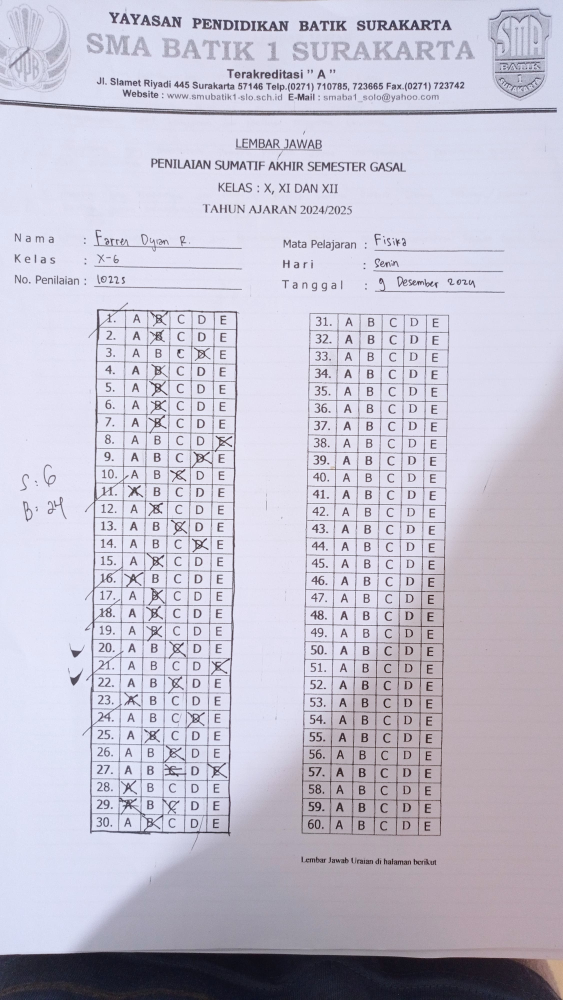
#> input picture OMR/Assets/s5.jpeg, 2250 x 4000 px, found by its file name (shown at 1/4 size)
$ python test.py
#> lines starting #> are read from the running program, lines starting #| are printed output that depends on the picture; after the words box and inside, x2 and y2 are one past the last pixel; in counts of white or black regions, pixels touching at a corner belong together; long printed decimals are rounded
### OMR/testutil.py
import cv2
import numpy as np

## TO STACK ALL THE IMAGES IN ONE WINDOW
# [35 lines left out: function stackImages, not called in this run]

def rectContour(contours):

    rectCon = []
    for i in contours:
        area = cv2.contourArea(i)
        #print("Area",area)
        if area>40000:
            peri = cv2.arcLength(i,True)
            approx = cv2.approxPolyDP(i,0.02*peri,True)
            #print("Corner Point",len(approx))
            if len(approx) == 4:
                rectCon.append(i)
    rectCon = sorted(rectCon,key=cv2.contourArea,reverse=True)

    return rectCon

def getCornerPoints(cont):
    peri = cv2.arcLength(cont, True)
    approx = cv2.approxPolyDP(cont, 0.02 * peri, True)
    return approx

def reorder(myPoints):
    myPoints = myPoints.reshape((4, 2))
    myPointsNew = np.zeros((4, 1, 2), dtype=np.int32)

    add = myPoints.sum(1)
    #print("add", add)
    #print("myPoints", myPoints)
    myPointsNew[0] = myPoints[np.argmin(add)] # [0, 0]
    myPointsNew[3] = myPoints[np.argmax(add)] # [w, h]
    diff = np.diff(myPoints, axis=1)
    myPointsNew[1] = myPoints[np.argmin(diff)] # [w, 0]
    myPointsNew[2] = myPoints[np.argmax(diff)] # [0, h]
    #print(diff)

    return myPointsNew

def splitBoxes(img_resized):
    height, width = img_resized.shape[:2]

    batas_pemotongan = int(width / 4.5)
    pilihan_jawaban = img_resized[:, batas_pemotongan:]

    pilihan_jawaban_width = pilihan_jawaban.shape[1]
    pilihan_jawaban_width = (pilihan_jawaban_width // 5) * 5
    pilihan_jawaban = cv2.resize(pilihan_jawaban, (pilihan_jawaban_width, height))

    rows = np.vsplit(pilihan_jawaban, 30)
    boxes = []
    for r in rows:
        # Bagi setiap baris menjadi 5 kolom (karena ada 5 pilihan: A, B, C, D, E)
        cols = np.hsplit(r, 5)
        for box in cols:
            boxes.append(box)

    cv2.imshow("Split Test", rows[0])
    cv2.waitKey(0)
    cv2.destroyAllWindows()

    return boxes

def showAnswer(img, myIndex, answer, grading):
    secW = int(img.shape[1] / 5)
    secH = int(img.shape[0] / 30)

    for x in range(0, 30):
        myAns = myIndex[x]
        correctAns = answer[x]
        cX = (myAns * secW) + secW // 2 + 32
        cY = (x * secH) + secH // 2 + 5

        if grading[x] == 1:
            color = (0, 255, 0)
        else:
            color = (0,0,255)
            correctAns = answer[x]

        cv2.circle(img, (cX, cY), 12, color, cv2.FILLED)

        if grading[x] == 0:
            correctCX = (correctAns * secW) + secW // 2 + 32
            cv2.circle(img, (correctCX, cY), 10, (0, 255, 0), cv2.FILLED)

    return img

### OMR/test.py
import cv2
import numpy as np
import testutil as utils

answer = [2, 1, 3, 1, 1, 1, 1, 4, 3, 2, 1, 1, 2, 3, 1, 1, 1, 2, 1, 2, 3, 2, 0, 2, 1, 2, 4, 0, 2, 1]

path = 'assets/s5.jpeg'
img = cv2.imread(path)
#> img is the input picture: shape (4000, 2250, 3); mean B, G, R 208.4, 193, 196.1
img = cv2.resize(img, (700, 700))
#> img: shape (700, 700, 3)

imgContour = img.copy()
imgBigContour = img.copy()
imgFinal = img.copy()

gray = cv2.cvtColor(img, cv2.COLOR_BGR2GRAY)
blur = cv2.GaussianBlur(gray, (5, 5), 1)
thresh = cv2.adaptiveThreshold(blur, 255, cv2.ADAPTIVE_THRESH_GAUSSIAN_C, cv2.THRESH_BINARY_INV, 11, 2)
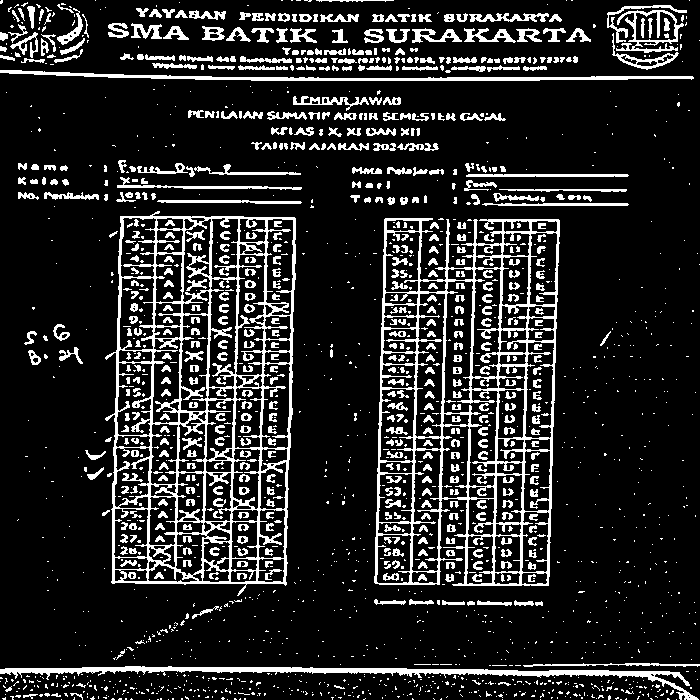
#> thresh: shape (700, 700); 15.3% white; 1830 white regions (1238 under 20 px)

contours, hierarchy = cv2.findContours(thresh, cv2.RETR_EXTERNAL, cv2.CHAIN_APPROX_NONE)
#> contours = 1262 contours, 1063 with area under 20; largest, box (x1, y1, x2, y2) and area: (105, 211, 296, 596) 64220, (374, 218, 560, 586) 58249, (0, 666, 699, 700) 3063, (0, 70, 694, 81) 1674, (616, 10, 684, 53) 1508
cv2.drawContours(img, contours, -1, (0, 255, 0), 2)
#> img: shape (700, 700, 3); mean B, G, R 183.8, 206.4, 173.2

cv2.imshow("Gray", gray)
cv2.imshow("tresh",thresh)
cv2.imshow("Hasil Deteksi Kontur", img)
cv2.waitKey(0)
cv2.destroyAllWindows()

#FIND Rectangle
rectCon = utils.rectContour(contours)
#> the loop in rectContour, `for i in contours:` made 1262 passes
#> (area, peri, approx) on pass 890: (64220.5, 1215.7, [[120, 216], [111, 582], [285, 585], [295, 218]])
#> after the loop in rectContour, `for i in contours:`: rectCon = 1 contour; box (x1, y1, x2, y2) and area: (105, 211, 296, 596) 64220
bigContour = utils.getCornerPoints(rectCon[0])
#> in getCornerPoints, `peri = cv2.arcLength(cont, True)`: peri = 1215.7
#> in getCornerPoints, `approx = cv2.approxPolyDP(cont, 0.02 * peri, True)`: approx = [[120, 216], [111, 582], [285, 585], [295, 218]]
#> bigContour = [[120, 216], [111, 582], [285, 585], [295, 218]]
#print(bigContour.shape)

if bigContour.size != 0:
    cv2.drawContours(imgBigContour, bigContour, -1, (255, 0, 0), 10)
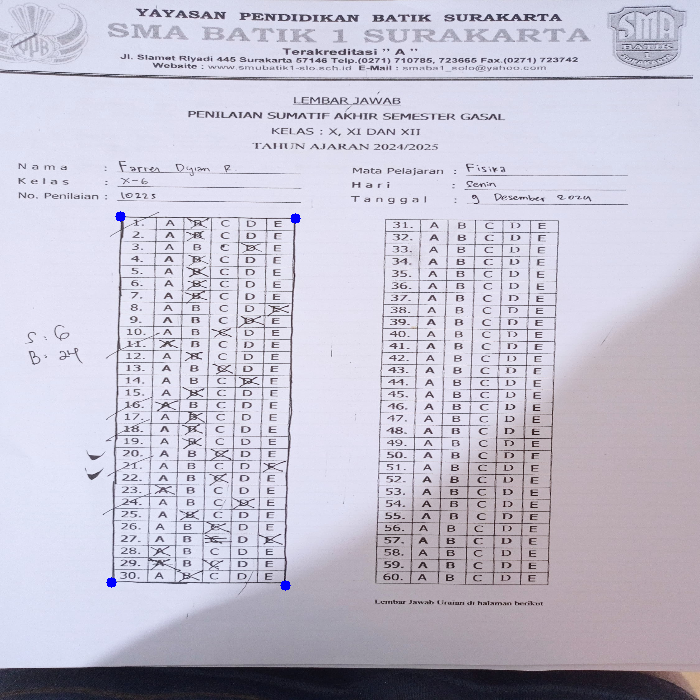
#> imgBigContour: shape (700, 700, 3); mean B, G, R 208.3, 192.8, 195.8
    bigContour = utils.reorder(bigContour)
#> in reorder, `add = myPoints.sum(1)`: add = [336, 693, 870, 513]
#> in reorder, `diff = np.diff(myPoints, axis=1)`: diff = [96, 471, 300, -77]
#> bigContour = [[120, 216], [295, 218], [111, 582], [285, 585]]

    pt1 = np.float32(bigContour)
#> pt1 = [[120, 216], [295, 218], [111, 582], [285, 585]]
    pt2 = np.float32([[0, 0], [700, 0], [0, 700], [700, 700]])
    matrix = cv2.getPerspectiveTransform(pt1, pt2)
#> matrix = [[4, 0.0985, -501.9], [-0.0217, 1.9, -407.6], [1.6e-05, -1.48e-05, 1]]
    imgWarpColored = cv2.warpPerspective(img, matrix, (700, 700))
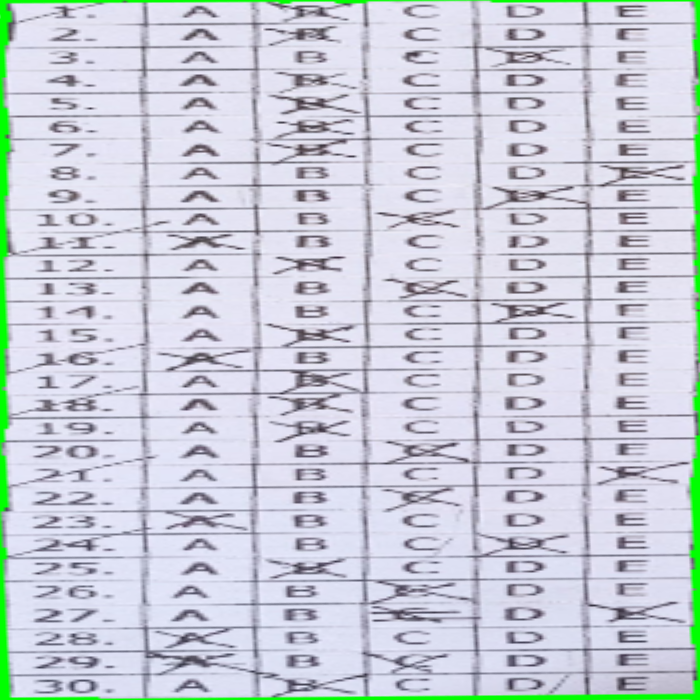
#> imgWarpColored: shape (700, 700, 3); mean B, G, R 215.5, 205.7, 200.6

    # Hitung rasio aspek area asli
    width = max(pt1[1][0][0] - pt1[0][0][0], pt1[3][0][0] - pt1[2][0][0])  # Jarak horizontal
#> width = 175
    height = max(pt1[2][0][1] - pt1[0][0][1], pt1[3][0][1] - pt1[1][0][1])  # Jarak vertikal
#> height = 367
    aspect_ratio = width / height
#> aspect_ratio = 0.477

    # Sesuaikan dimensi target
    target_height = 700  # Tetapkan tinggi target
    target_width = int(target_height * aspect_ratio)  # Sesuaikan lebar target berdasarkan rasio aspek
#> target_width = 333
    pt2 = np.float32([[0, 0], [target_width, 0], [0, target_height], [target_width, target_height]])
#> pt2 = [[0, 0], [333, 0], [0, 700], [333, 700]]

    # Transformasi perspektif
    matrix = cv2.getPerspectiveTransform(pt1, pt2)
#> matrix = [[1.91, 0.0468, -238.7], [-0.0217, 1.9, -407.6], [1.6e-05, -1.48e-05, 1]]
    imgWarpColored = cv2.warpPerspective(img, matrix, (target_width, target_height))
#> imgWarpColored: shape (700, 333, 3)

    # Visualisasi hasil
    cv2.imshow("Warped Image", imgWarpColored)

    #Thresholding
    imgWarpGray = cv2.cvtColor(imgWarpColored, cv2.COLOR_BGR2GRAY)
    imgThresh = cv2.adaptiveThreshold(imgWarpGray, 255, 1, 1, 11, 2)
#> imgThresh: shape (700, 333); 27.1% white; 861 white regions (650 under 20 px), largest, box (x1, y1, x2, y2) and area: (0, 0, 333, 700) 39558, (179, 208, 224, 232) 286, (284, 462, 328, 486) 284

    # Resize imgThresh to ensure it can be split into 30 rows and 5 columns
    height, width = imgThresh.shape[:2]
    new_height = (height // 30) * 30
    new_width = (width // 5) * 5  # Pastikan lebar baru adalah kelipatan 5
    img_resized = cv2.resize(imgThresh, (new_width, new_height))

    boxes = utils.splitBoxes(img_resized)
#> in splitBoxes, `pilihan_jawaban = cv2.resize(pilihan_jawaban, (pilihan_jawaban_width, ..`:
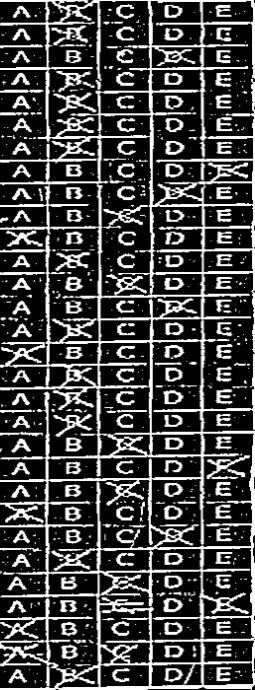
#> pilihan_jawaban: shape (690, 255); min 0, max 255, mean 68
#> in splitBoxes, `rows = np.vsplit(pilihan_jawaban, 30)`: rows = 30 items
#> the loop in splitBoxes, `for r in rows:` made 30 passes
#> after the loop in splitBoxes, `for r in rows:`: boxes = 150 items
#> boxes = 150 items
    #cv2.imshow("Test", boxes[9])
    #print(cv2.countNonZero(boxes[2]),cv2.countNonZero(boxes[3]),cv2.countNonZero(boxes[6]))

    #Pixel Value
    myPixelValue = np.zeros((30, 5))
    countC = 0
    countR = 0

    for image in boxes:
        totalPixels = cv2.countNonZero(image)
        myPixelValue[countR][countC] = totalPixels
        countC += 1
        if countC == 5:
            countR += 1
            countC = 0
#> this loop made 150 passes
#> totalPixels on passes 1 to 8: 432, 699, 426, 450, 459, 469, 676, 407
#> after the loop, countC = 0; countR = 30; myPixelValue = 30 rows, first 6: [432, 699, 426, 450, 459], [469, 676, 407, 461, 490], [451, 457, 452, 652, 446], [502, 581, 421, 480, 381], [496, 610, 453, 497, 394], [398, 643, 468, 371, 484]
    print(myPixelValue)
#> (printed output is left out)

    myIndex = []
    for x in range(0, 30):
        arr = myPixelValue[x]
        myIndexVal = np.where(arr == np.amax(arr))
        #print(myIndexVal[0][0])
        myIndex.append(myIndexVal[0][0])
#> this loop made 30 passes
#> (arr, myIndexVal) on passes 1 to 8: ([432, 699, 426, 450, 459], ([1],)), ([469, 676, 407, 461, 490], ([1],)), ([451, 457, 452, 652, 446], ([3],)), ([502, 581, 421, 480, 381], ([1],)), ([496, 610, 453, 497, 394], ([1],)), ([398, 643, 468, 371, 484], ([1],)), ([434, 684, 404, 439, 492], ([1],)), ([450, 502, 462, 470, 686], ([4],))
#> after the loop, myIndex = 30 values, max 4 at index 7, min 0 at index 10, mean 1.5
    #print(myIndex)

    grading = []
    for x in range (0,30):
        if answer[x] == myIndex[x]:
            grading.append(1)
        else: grading.append(0)
#> after the loop, grading = 30 values, max 1 at index 1, min 0 at index 0, mean 0.733
    print(grading)
#| [0, 1, 1, 1, 1, 1, 1, 1, 1, 1, 0, 1, 1, 1, 1, 0, 1, 0, 1, 1, 0, 1, 1, 0, 1, 1, 0, 1, 0, 1]
    score = (sum(grading)/30)*100
#> score = 73.33
    print("Score", score)
#| Score 73.333

    #Display
    imgResult = imgWarpColored.copy()
    imgResult = utils.showAnswer(imgResult, myIndex, answer, grading)
#> the loop in showAnswer, `for x in range(0, 30):` made 30 passes
#> (myAns, cX) on passes 1 to 8: (1, 131), (1, 131), (3, 263), (1, 131), (1, 131), (1, 131), (1, 131), (4, 329)
#> after the loop in showAnswer, `for x in range(0, 30):`:
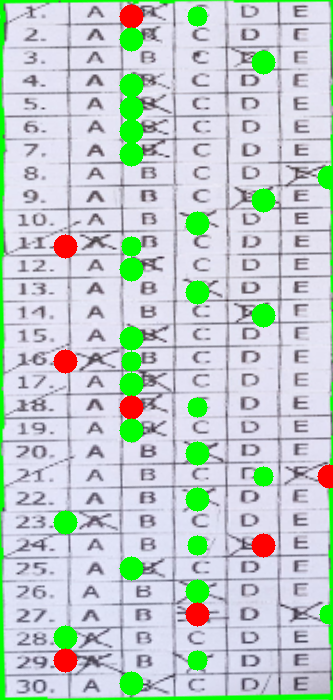
#> img: shape (700, 333, 3); mean B, G, R 201.6, 205.8, 191.3
    imgRawDrawing = np.zeros_like(imgWarpColored)
    imgRawDrawing = utils.showAnswer(imgRawDrawing, myIndex, answer, grading)
#> the loop in showAnswer (call 2), `for x in range(0, 30):` made 30 passes
#> after the loop in showAnswer (call 2), `for x in range(0, 30):`:
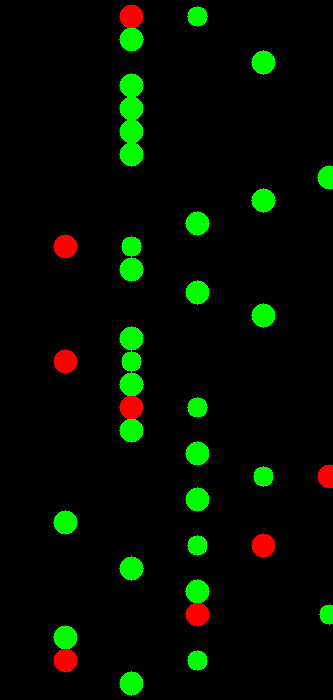
#> img: shape (700, 333, 3); mean B, G, R 0, 13.1, 3.7
    invMatrix = cv2.getPerspectiveTransform(pt2, pt1)
#> invMatrix = [[0.523, -0.012, 120], [0.00419, 0.528, 216], [-8.32e-06, 7.98e-06, 1]]
    invInverseWarp = cv2.warpPerspective(imgRawDrawing, invMatrix, (700, 700))

    imgFinal = cv2.addWeighted(imgFinal, 1, invInverseWarp, 1, 0)
    cv2.putText(imgFinal, f'Score: {score:.2f}%', (50, 50), cv2.FONT_HERSHEY_SIMPLEX, 1, (255, 0, 0), 2, cv2.LINE_AA)
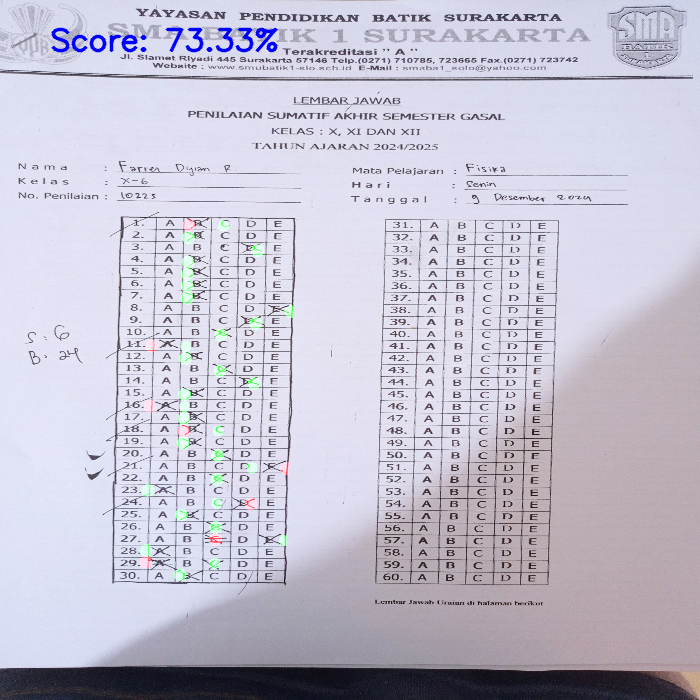
#> imgFinal: shape (700, 700, 3); mean B, G, R 208.4, 192.6, 195.3


cv2.imshow("Warped Image", imgWarpColored)

cv2.imshow("Hasil", imgResult)
#cv2.imshow("Hasil Gambar", imgRawDrawing)
#cv2.imshow("Hasil Inverse Warp", invInverseWarp)
cv2.imshow("Hasil Akhir", imgFinal)
#cv2.imshow("Hasil Threshold", imgThresh)
#cv2.imshow("Hasil Deteksi Kontur Besar", imgBigContour)
#cv2.imshow("Hasil Warp", imgWarpColored)
cv2.waitKey(0)
cv2.destroyAllWindows()

$ run again, with OMR/Assets/s1.jpeg copied over OMR/Assets/s5.jpeg
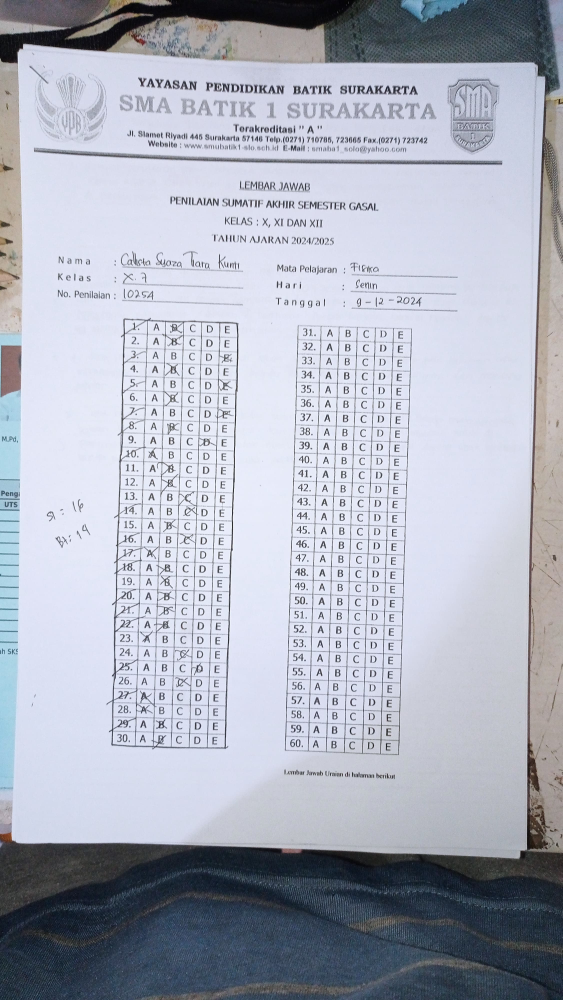
#> input picture OMR/Assets/s1.jpeg, 2250 x 4000 px, found by its file name (shown at 1/4 size)
#> img is the input picture: shape (4000, 2250, 3); mean B, G, R 190.4, 177.4, 173.1
#> `thresh = cv2.adaptiveThreshold(blur, 255, cv2.ADAPTIVE_THRESH_GAUSSIAN..`:
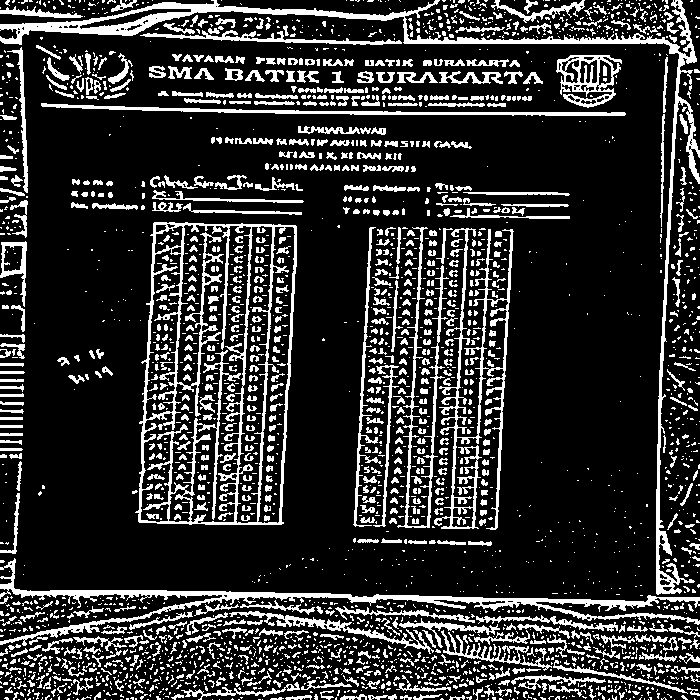
#> thresh: shape (700, 700); 19.2% white; 2814 white regions (2014 under 20 px)
#> contours = 2482 contours, 2077 with area under 20; largest, box (x1, y1, x2, y2) and area: (135, 222, 297, 525) 42993, (0, 0, 700, 595) 7889, (0, 558, 700, 646) 4659, (434, 228, 514, 530) 4260, (556, 55, 622, 108) 2101
#> the loop in rectContour, `for i in contours:` made 2482 passes
#> (area, peri, approx) on pass 1780: (42993, 956.6, [[154, 222], [138, 521], [281, 524], [296, 226]])
#> after the loop in rectContour, `for i in contours:`: rectCon = 1 contour; box (x1, y1, x2, y2) and area: (135, 222, 297, 525) 42993
#> in getCornerPoints, `peri = cv2.arcLength(cont, True)`: peri = 956.6
#> in getCornerPoints, `approx = cv2.approxPolyDP(cont, 0.02 * peri, True)`: approx = [[154, 222], [138, 521], [281, 524], [296, 226]]
#> imgBigContour: shape (700, 700, 3); mean B, G, R 190.4, 177.2, 172.9
#> add = [376, 659, 805, 522]
#> diff = [68, 383, 243, -70]
#> `bigContour = utils.reorder(bigContour)`: bigContour = [[154, 222], [296, 226], [138, 521], [281, 524]]
#> `matrix = cv2.getPerspectiveTransform(pt1, pt2)`: matrix = [[4.91, 0.263, -814.4], [-0.0663, 2.36, -512.7], [-2.46e-05, 2.1e-05, 1]]
#> `width = max(pt1[1][0][0] - pt1[0][0][0], pt1[3][0][0] - pt1[2][0][0])`: width = 143
#> `height = max(pt1[2][0][1] - pt1[0][0][1], pt1[3][0][1] - pt1[1][0][1])`: height = 299
#> aspect_ratio = 0.478
#> target_width = 334
#> pt2 = [[0, 0], [334, 0], [0, 700], [334, 700]]
#> `matrix = cv2.getPerspectiveTransform(pt1, pt2)`: matrix = [[2.34, 0.125, -388.6], [-0.0663, 2.36, -512.7], [-2.46e-05, 2.1e-05, 1]]
#> imgThresh: shape (700, 334); 28.7% white; 607 white regions (212 under 20 px), largest, box (x1, y1, x2, y2) and area: (0, 0, 325, 497) 6987, (178, 93, 334, 700) 5475, (164, 4, 277, 700) 4295
#> rows = 30 items
#> the loop in splitBoxes, `for r in rows:` made 30 passes
#> after the loop in splitBoxes, `for r in rows:`: boxes = 150 items
#> the loop `for image in boxes:` made 150 passes
#> totalPixels on passes 1 to 8: 492, 710, 473, 465, 450, 464, 708, 461
#> after the loop `for image in boxes:`: countC = 0; countR = 30; myPixelValue = 30 rows, first 6: [492, 710, 473, 465, 450], [464, 708, 461, 466, 463], [466, 516, 491, 470, 641], [494, 671, 443, 465, 445], [458, 503, 442, 492, 628], [473, 670, 442, 490, 468]
#> (printed output is left out)
#> the loop `for x in range(0, 30):` made 30 passes
#> (arr, myIndexVal) on passes 1 to 8: ([492, 710, 473, 465, 450], ([1],)), ([464, 708, 461, 466, 463], ([1],)), ([466, 516, 491, 470, 641], ([4],)), ([494, 671, 443, 465, 445], ([1],)), ([458, 503, 442, 492, 628], ([4],)), ([473, 670, 442, 490, 468], ([1],)), ([442, 493, 446, 514, 649], ([4],)), ([465, 694, 459, 482, 448], ([1],))
#> after the loop `for x in range(0, 30):`: myIndex = 30 values, max 4 at index 2, min 0 at index 9, mean 1.47
#> after the loop `for x in range (0,30):`: grading = 30 values, max 1 at index 1, min 0 at index 0, mean 0.433
#| [0, 1, 0, 1, 0, 1, 0, 0, 1, 0, 1, 1, 1, 0, 1, 0, 0, 0, 1, 0, 0, 0, 0, 1, 0, 1, 0, 1, 0, 1]
#> score = 43.33
#| Score 43.333
#> the loop in showAnswer, `for x in range(0, 30):` made 30 passes
#> (myAns, cX) on passes 1 to 8: (1, 131), (1, 131), (4, 329), (1, 131), (4, 329), (1, 131), (4, 329), (1, 131)
#> the loop in showAnswer (call 2), `for x in range(0, 30):` made 30 passes
#> invMatrix = [[0.428, -0.0242, 154], [0.0143, 0.422, 222], [1.02e-05, -9.48e-06, 1]]
#> `cv2.putText(imgFinal, f'Score: {score:.2f}%', (50, 50), cv2.FONT_HERSH..`:
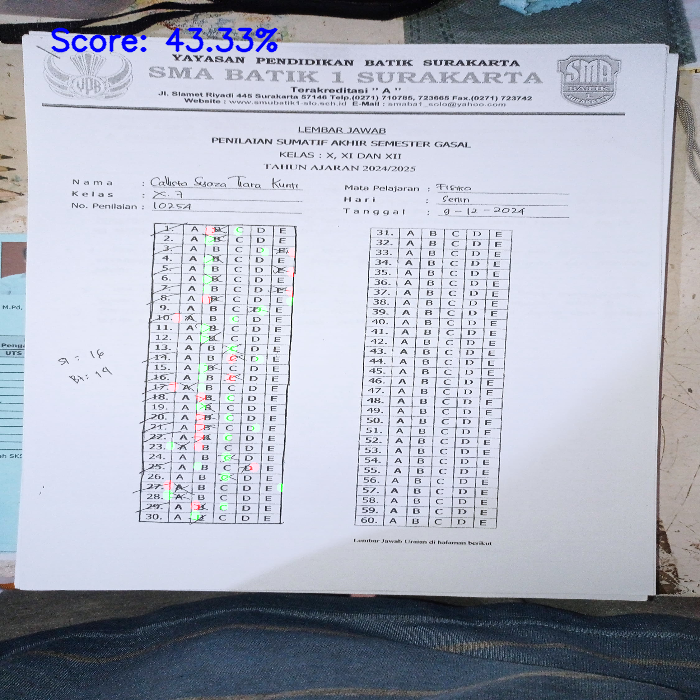
#> imgFinal: shape (700, 700, 3); mean B, G, R 190.6, 176.9, 172.5
